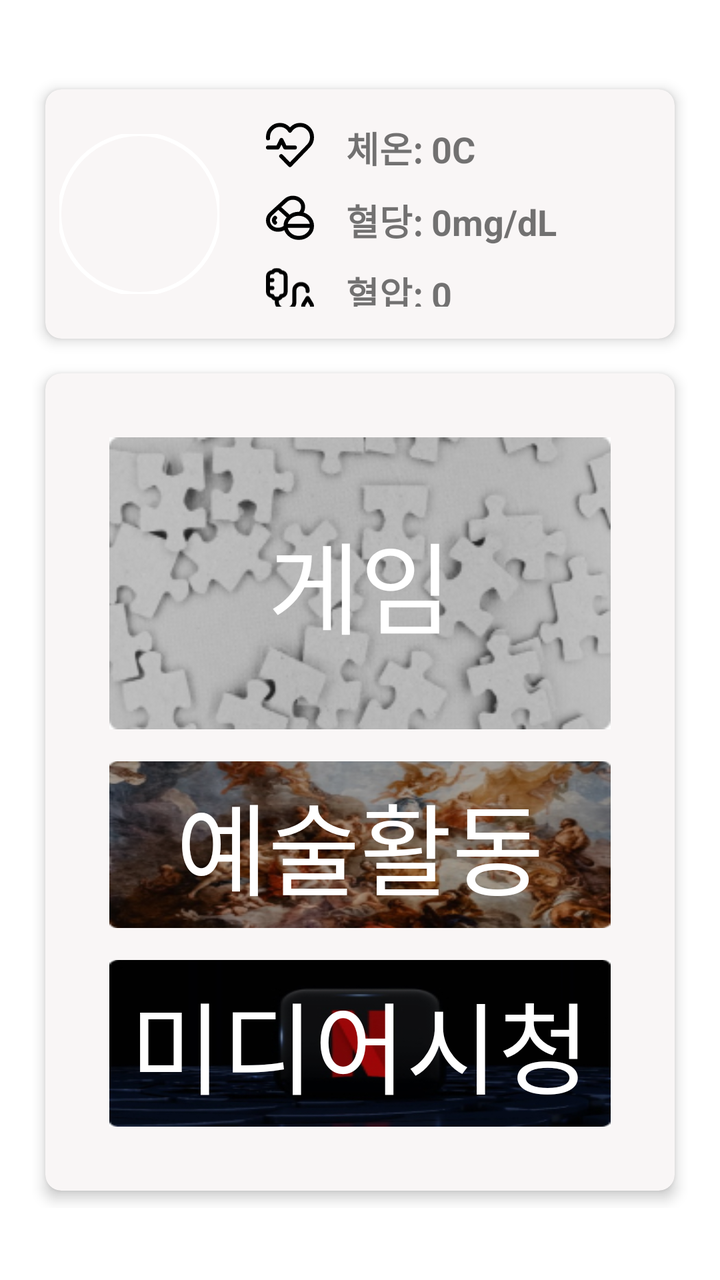
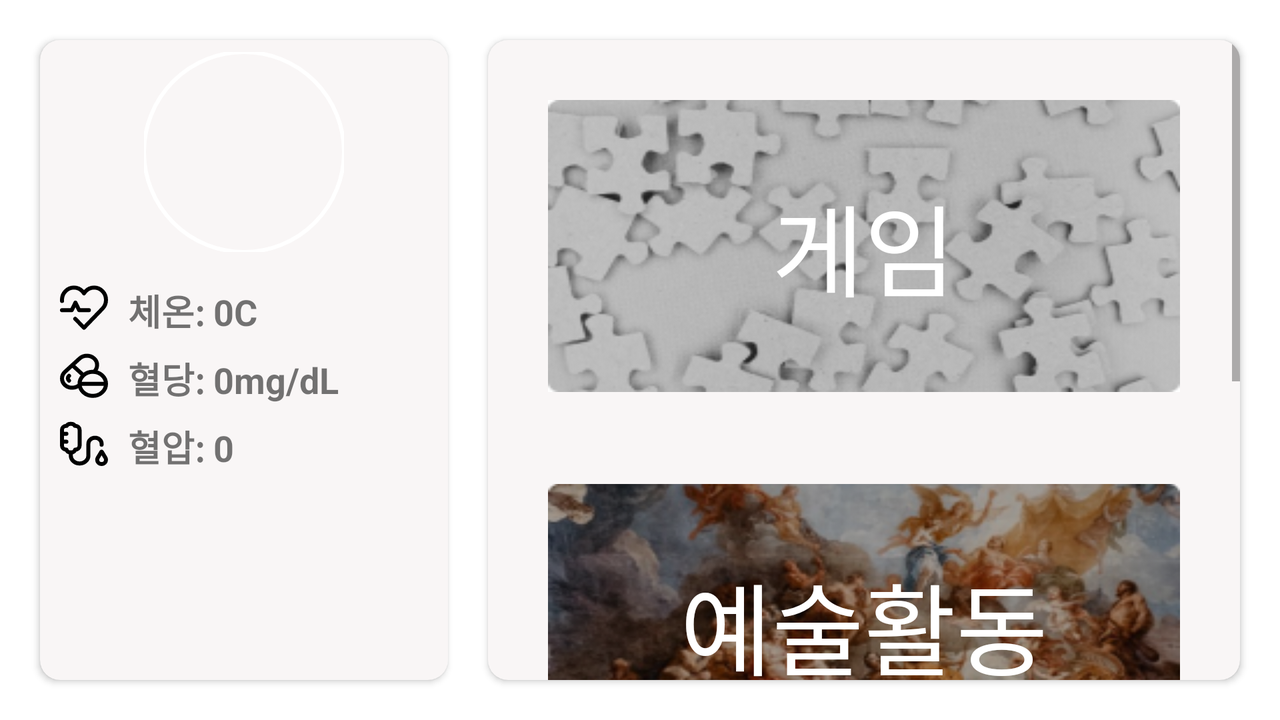

Compare how this app lays out the same screen by default and in its alternative resource folder. The renders come first, then the two layout files and the values they reference.
<!-- AndroidManifest.xml: application theme Theme.HospitalApplication -->
<!-- res/layout/activity_main.xml -->
<?xml version="1.0" encoding="utf-8"?>
<RelativeLayout xmlns:android="http://schemas.android.com/apk/res/android"
    xmlns:app="http://schemas.android.com/apk/res-auto"
    xmlns:tools="http://schemas.android.com/tools"
    android:layout_width="match_parent"
    android:layout_height="match_parent"
    tools:context=".MainActivity">

    <GridLayout
        android:layout_width="match_parent"
        android:layout_height="match_parent"
        android:columnCount="1"
        android:paddingLeft="16dp"
        android:paddingTop="36dp"
        android:paddingRight="16dp"
        android:paddingBottom="36dp"
        android:rowCount="2"

        >

        
        <androidx.cardview.widget.CardView
            android:layout_width="match_parent"
            android:layout_height="0dp"
            android:layout_rowWeight="1"
            app:cardBackgroundColor="@color/bg_primary"
            app:cardCornerRadius="8dp"
            app:cardElevation="4dp"
            app:cardUseCompatPadding="true">

            <LinearLayout
                android:id="@+id/navigation_to_ProfileEditAcv"
                android:layout_width="match_parent"
                android:layout_height="match_parent"
                android:clickable="true"
                android:foreground="?attr/selectableItemBackground"
                android:orientation="horizontal"
                android:weightSum="10">

                
                <LinearLayout
                    android:layout_width="0dp"
                    android:layout_height="match_parent"
                    android:layout_weight="3"
                    android:gravity="center">

                    <com.google.android.material.imageview.ShapeableImageView
                        android:id="@+id/profile_image"
                        android:layout_width="80dp"
                        android:layout_height="80dp"
                        android:scaleType="centerCrop"
                        android:src="@drawable/profile_img"
                        app:shapeAppearanceOverlay="@style/circular"
                        app:strokeColor="@color/white"
                        app:strokeWidth="2dp" />

                </LinearLayout>

                
                
                <LinearLayout
                    android:layout_width="0dp"
                    android:layout_height="match_parent"
                    android:layout_weight="7"
                    android:gravity="center_vertical"
                    android:orientation="vertical"
                    android:padding="16dp">

                    <LinearLayout
                        android:layout_width="match_parent"
                        android:layout_height="wrap_content"
                        android:orientation="horizontal">

                        <ImageView
                            android:layout_width="24dp"
                            android:layout_height="24dp"
                            android:layout_marginRight="16dp"
                            android:src="@drawable/heart_icon" />

                        <TextView
                            android:id="@+id/pulse_text"
                            android:layout_width="wrap_content"
                            android:layout_height="wrap_content"
                            android:text="체온: 0C "
                            android:textSize="18sp"
                            android:textStyle="bold" />
                    </LinearLayout>

                    <LinearLayout
                        android:layout_width="match_parent"
                        android:layout_height="wrap_content"
                        android:layout_marginTop="10dp"
                        android:orientation="horizontal">

                        <ImageView
                            android:layout_width="wrap_content"
                            android:layout_height="24dp"
                            android:layout_marginRight="16dp"
                            android:src="@drawable/pills_icon" />

                        <TextView
                            android:id="@+id/pills_text"
                            android:layout_width="wrap_content"
                            android:layout_height="wrap_content"
                            android:text="혈당: 0mg/dL"
                            android:textSize="18sp"
                            android:textStyle="bold" />
                    </LinearLayout>

                    <LinearLayout
                        android:layout_width="match_parent"
                        android:layout_height="wrap_content"
                        android:layout_marginTop="10dp"
                        android:orientation="horizontal">

                        <ImageView
                            android:layout_width="24dp"
                            android:layout_height="24dp"
                            android:layout_marginRight="16dp"
                            android:src="@drawable/infusion_icon" />

                        <TextView
                            android:id="@+id/infusion_text"
                            android:layout_width="wrap_content"
                            android:layout_height="wrap_content"
                            android:text="혈압: 0"
                            android:textSize="18sp"
                            android:textStyle="bold" />
                    </LinearLayout>

                </LinearLayout>

            </LinearLayout>

        </androidx.cardview.widget.CardView>


        
        <androidx.cardview.widget.CardView

            android:layout_width="match_parent"
            android:layout_height="0dp"
            android:layout_rowWeight="3"
            android:padding="36dp"
            app:cardBackgroundColor="@color/bg_primary"
            app:cardCornerRadius="8dp"
            app:cardElevation="4dp"
            app:cardUseCompatPadding="true">

            <LinearLayout
                android:layout_width="match_parent"
                android:layout_height="wrap_content"
                android:layout_margin="16dp"
                android:gravity="center"
                android:orientation="vertical"
                android:paddingLeft="16dp"
                android:paddingTop="16dp"
                android:paddingRight="16dp"
                android:paddingBottom="16dp">

                <LinearLayout
                    android:id="@+id/navigation_to_game"
                    android:layout_width="match_parent"
                    android:layout_height="wrap_content"
                    android:layout_marginBottom="16dp"
                    android:background="@drawable/game_img"
                    android:clickable="true"
                    android:foreground="?attr/selectableItemBackground"
                    android:gravity="center">

                    <TextView

                        android:layout_width="wrap_content"
                        android:layout_height="wrap_content"
                        android:text="게임"
                        android:textColor="@android:color/white"
                        android:textSize="50sp" />


                </LinearLayout>

                <LinearLayout
                    android:id="@+id/navigation_to_artAct"
                    android:layout_width="match_parent"
                    android:layout_height="wrap_content"
                    android:layout_marginBottom="16dp"
                    android:layout_weight="1"
                    android:background="@drawable/art_img"
                    android:clickable="true"
                    android:foreground="?attr/selectableItemBackground"
                    android:gravity="center">

                    <TextView
                        android:layout_width="wrap_content"
                        android:layout_height="wrap_content"
                        android:text="예술활동"
                        android:textColor="@android:color/white"
                        android:textSize="50sp" />

                </LinearLayout>

                <LinearLayout
                    android:id="@+id/navigation_to_mediaAct"
                    android:layout_width="match_parent"
                    android:layout_height="wrap_content"
                    android:layout_weight="1"
                    android:background="@drawable/media_img"
                    android:clickable="true"
                    android:foreground="?attr/selectableItemBackground"
                    android:gravity="center">

                    <TextView
                        android:layout_width="wrap_content"
                        android:layout_height="wrap_content"
                        android:text="미디어시청"
                        android:textColor="@android:color/white"
                        android:textSize="50sp" />

                </LinearLayout>

            </LinearLayout>

        </androidx.cardview.widget.CardView>


    </GridLayout>

</RelativeLayout>
<!-- resources referenced by this layout -->
<resources>
  <color name="bg_primary">#F9F6F6</color>
  <color name="white">#FFFFFFFF</color>
  <!-- drawable heart_icon (drawable) -->
  <vector xmlns:android="http://schemas.android.com/apk/res/android"
      android:width="24dp"
      android:height="23dp"
      android:viewportWidth="24"
      android:viewportHeight="23">
    <path
        android:pathData="M7.6,16.74L12,21.201L21.257,11.629C23.581,9.226 23.581,5.33 21.257,2.927C18.933,0.524 15.165,0.524 12.842,2.927C12.515,3.265 12,4.02 12,4.02C12,4.02 11.485,3.265 11.158,2.927C8.835,0.524 5.067,0.524 2.743,2.927C1.448,4.266 0.875,6.068 1.023,7.817M1,12.418H5.889L7.722,8.653L9.556,12.418H14.444"
        android:strokeLineJoin="round"
        android:strokeWidth="2"
        android:fillColor="#00000000"
        android:strokeColor="#000000"
        android:strokeLineCap="round"/>
  </vector>
  <!-- drawable infusion_icon (drawable) -->
  <vector xmlns:android="http://schemas.android.com/apk/res/android"
      android:width="24dp"
      android:height="23dp"
      android:viewportWidth="24"
      android:viewportHeight="23">
    <path
        android:pathData="M3.2,6.229H1M3.2,10.191H1M5.4,15.639V17.125C5.4,19.313 7.37,21.087 9.8,21.087C12.23,21.087 14.2,19.313 14.2,17.125V11.182C14.2,9.541 15.677,8.21 17.5,8.21C19.323,8.21 20.8,9.541 20.8,11.182V11.677M22.683,18.163L20.897,15.205C20.855,15.136 20.745,15.136 20.703,15.205L18.917,18.163C18.716,18.48 18.6,18.852 18.6,19.25C18.6,20.412 19.585,21.353 20.8,21.353C22.015,21.353 23,20.412 23,19.25C23,18.852 22.884,18.48 22.683,18.163ZM7.435,2.267H7.6C8.815,2.267 9.8,3.154 9.8,4.248V12.172C9.8,13.267 8.815,14.153 7.6,14.153H7.571C7.415,14.942 6.65,15.54 5.73,15.54H5.07C4.15,15.54 3.385,14.942 3.229,14.153H3.2C1.985,14.153 1,13.267 1,12.172V4.248C1,3.154 1.985,2.267 3.2,2.267H3.365C3.659,1.683 4.312,1.277 5.07,1.277H5.73C6.488,1.277 7.141,1.683 7.435,2.267Z"
        android:strokeLineJoin="round"
        android:strokeWidth="2"
        android:fillColor="#00000000"
        android:strokeColor="#000000"
        android:strokeLineCap="round"/>
  </vector>
  <!-- drawable pills_icon (drawable) -->
  <vector xmlns:android="http://schemas.android.com/apk/res/android"
      android:width="24dp"
      android:height="23dp"
      android:viewportWidth="24"
      android:viewportHeight="23">
    <path
        android:pathData="M6.155,5.905L2.51,9.231C0.497,11.068 0.497,14.047 2.51,15.884C4.523,17.721 7.787,17.593 9.8,15.756M6.155,5.905L9.8,2.579C11.813,0.742 15.077,0.742 17.09,2.579C19.103,4.416 19.006,7.418 16.993,9.256M6.155,5.905L11.733,10.995M9.8,15.756C9.937,17.107 10.6,18.479 11.733,19.513C14.311,21.865 18.489,21.865 21.067,19.513C23.644,17.161 23.644,13.347 21.067,10.995C19.929,9.957 18.479,9.377 16.993,9.256M9.8,15.756C9.626,14.035 10.289,12.313 11.733,10.995M16.993,9.256C15.112,9.102 13.173,9.682 11.733,10.995M4.52,11.239C3.715,11.974 3.715,12.925 4.52,13.66M9.8,15.254H23"
        android:strokeLineJoin="round"
        android:strokeWidth="2"
        android:fillColor="#00000000"
        android:strokeColor="#000000"
        android:strokeLineCap="round"/>
  </vector>
  <style name="circular">
          <item name="cornerSize">50%</item>
          <item name="borderRound">16dp</item>
      </style>
  <style name="Theme.HospitalApplication" parent="Theme.MaterialComponents.DayNight.DarkActionBar">
          
          <item name="colorPrimary">@color/purple_500</item>
          <item name="colorPrimaryVariant">@color/purple_700</item>
          <item name="colorOnPrimary">@color/white</item>
          
          <item name="colorSecondary">@color/teal_200</item>
          <item name="colorSecondaryVariant">@color/teal_700</item>
          <item name="colorOnSecondary">@color/black</item>
          
          <item name="android:statusBarColor">?attr/colorPrimaryVariant</item>
          
      </style>
  <color name="purple_500">#FF6200EE</color>
  <color name="purple_700">#FF3700B3</color>
  <color name="teal_200">#FF03DAC5</color>
  <color name="teal_700">#FF018786</color>
  <color name="black">#FF000000</color>
</resources>
<!-- res/layout-land/activity_main.xml (the repository's variant of the layout above) -->
<!-- drawn on the phone turned sideways -->
<?xml version="1.0" encoding="utf-8"?>
<androidx.constraintlayout.widget.ConstraintLayout xmlns:android="http://schemas.android.com/apk/res/android"
    xmlns:app="http://schemas.android.com/apk/res-auto"
    xmlns:tools="http://schemas.android.com/tools"
    android:layout_width="match_parent"
    android:layout_height="match_parent"
    tools:context=".MainActivity">


    <androidx.constraintlayout.widget.Guideline
        android:id="@+id/guidelineVerticalOne"
        android:layout_width="wrap_content"
        android:layout_height="wrap_content"
        android:orientation="vertical"
        app:layout_constraintGuide_percent="0.35" />

    <androidx.cardview.widget.CardView
        android:layout_width="0dp"
        android:layout_height="0dp"
        android:layout_margin="20dp"
        app:cardBackgroundColor="@color/bg_primary"
        app:cardCornerRadius="10dp"
        app:layout_constraintBottom_toBottomOf="parent"
        app:layout_constraintHorizontal_bias="0.4"
        app:layout_constraintLeft_toRightOf="@id/guidelineVerticalOne"
        app:layout_constraintRight_toRightOf="parent"
        app:layout_constraintTop_toTopOf="parent"
        app:layout_constraintVertical_bias="0.6">

        <androidx.constraintlayout.widget.ConstraintLayout
            android:layout_width="match_parent"
            android:layout_height="match_parent">


            <ScrollView
                android:layout_width="match_parent"
                android:layout_height="match_parent"
                android:orientation="vertical">

                <LinearLayout
                    android:layout_width="match_parent"
                    android:layout_height="wrap_content"
                    android:orientation="vertical">

                    <LinearLayout
                        android:id="@+id/navigation_to_game"
                        android:layout_width="match_parent"
                        android:layout_height="wrap_content"
                        android:layout_marginStart="30dp"
                        android:layout_marginTop="30dp"
                        android:layout_marginEnd="30dp"
                        android:layout_marginBottom="16dp"
                        android:background="@drawable/game_img"
                        android:clickable="true"
                        android:foreground="?attr/selectableItemBackground"
                        android:gravity="center"
                        app:layout_constraintLeft_toLeftOf="parent"
                        app:layout_constraintRight_toRightOf="parent"
                        app:layout_constraintTop_toTopOf="parent">

                        <TextView

                            android:layout_width="wrap_content"
                            android:layout_height="wrap_content"
                            android:text="게임"
                            android:textColor="@android:color/white"
                            android:textSize="50sp" />


                    </LinearLayout>

                    <LinearLayout
                        android:id="@+id/navigation_to_artAct"
                        android:layout_width="match_parent"
                        android:layout_height="wrap_content"
                        android:layout_marginStart="30dp"
                        android:layout_marginTop="30dp"
                        android:layout_marginEnd="30dp"
                        android:layout_marginBottom="16dp"
                        android:layout_weight="1"
                        android:background="@drawable/art_img"
                        android:clickable="true"
                        android:foreground="?attr/selectableItemBackground"
                        android:gravity="center">

                        <TextView
                            android:layout_width="wrap_content"
                            android:layout_height="wrap_content"
                            android:text="예술활동"
                            android:textColor="@android:color/white"
                            android:textSize="50sp" />

                    </LinearLayout>

                    <LinearLayout
                        android:layout_marginBottom="50dp"
                        android:id="@+id/navigation_to_mediaAct"
                        android:layout_width="match_parent"
                        android:layout_height="wrap_content"
                        android:layout_marginStart="30dp"
                        android:layout_marginTop="30dp"
                        android:layout_marginEnd="30dp"
                        android:layout_weight="1"
                        android:background="@drawable/media_img"
                        android:clickable="true"
                        android:foreground="?attr/selectableItemBackground"
                        android:gravity="center">

                        <TextView
                            android:layout_width="wrap_content"
                            android:layout_height="wrap_content"
                            android:text="미디어시청"
                            android:textColor="@android:color/white"
                            android:textSize="50sp" />

                    </LinearLayout>

                </LinearLayout>

            </ScrollView>

        </androidx.constraintlayout.widget.ConstraintLayout>

    </androidx.cardview.widget.CardView>

    <androidx.cardview.widget.CardView
        android:layout_width="0dp"
        android:layout_height="0dp"
        android:layout_marginStart="20dp"
        android:layout_marginTop="20dp"
        android:layout_marginBottom="20dp"
        app:cardBackgroundColor="@color/bg_primary"
        app:cardCornerRadius="10dp"
        app:layout_constraintBottom_toBottomOf="parent"
        app:layout_constraintLeft_toLeftOf="parent"
        app:layout_constraintRight_toLeftOf="@id/guidelineVerticalOne"
        app:layout_constraintTop_toTopOf="parent">

        <androidx.constraintlayout.widget.ConstraintLayout
            android:layout_width="match_parent"
            android:layout_height="match_parent">

            <com.google.android.material.imageview.ShapeableImageView
                android:id="@+id/profile_image"
                android:layout_width="100dp"
                android:layout_height="100dp"
                android:scaleType="centerCrop"
                android:src="@drawable/profile_img"
                app:layout_constraintBottom_toTopOf="@+id/guidelineHorizantalOne"
                app:layout_constraintEnd_toEndOf="parent"
                app:layout_constraintStart_toStartOf="parent"
                app:layout_constraintTop_toTopOf="parent"
                app:shapeAppearanceOverlay="@style/circular"
                app:strokeColor="@color/white"
                app:strokeWidth="2dp" />

            <androidx.constraintlayout.widget.Guideline
                android:id="@+id/guidelineHorizantalOne"
                android:layout_width="wrap_content"
                android:layout_height="wrap_content"
                android:orientation="horizontal"
                app:layout_constraintGuide_percent="0.35" />

            <ImageView
                android:id="@+id/yurak"
                android:layout_width="24dp"
                android:layout_height="24dp"
                android:layout_marginStart="10dp"
                android:layout_marginTop="10dp"
                android:layout_marginEnd="10dp"
                android:layout_marginRight="16dp"
                android:src="@drawable/heart_icon"
                app:layout_constraintLeft_toLeftOf="parent"
                app:layout_constraintTop_toBottomOf="@id/guidelineHorizantalOne" />

            <TextView
                android:id="@+id/pulse_text"
                android:layout_width="wrap_content"
                android:layout_height="wrap_content"
                android:layout_marginLeft="10dp"
                android:layout_marginTop="10dp"
                android:text="체온: 0C "
                android:textSize="18sp"
                android:textStyle="bold"
                app:layout_constraintLeft_toRightOf="@id/yurak"
                app:layout_constraintTop_toBottomOf="@id/guidelineHorizantalOne" />

            <ImageView
                android:id="@+id/koptok"
                android:layout_width="wrap_content"
                android:layout_height="24dp"
                android:layout_margin="10dp"
                android:layout_marginRight="16dp"
                android:src="@drawable/pills_icon"
                app:layout_constraintLeft_toLeftOf="parent"
                app:layout_constraintTop_toBottomOf="@id/yurak" />

            <TextView
                android:id="@+id/pills_text"
                android:layout_width="wrap_content"
                android:layout_height="wrap_content"
                android:layout_margin="10dp"
                android:text="혈당: 0mg/dL"
                android:textSize="18sp"
                android:textStyle="bold"
                app:layout_constraintLeft_toRightOf="@id/koptok"
                app:layout_constraintTop_toBottomOf="@id/yurak" />

            <ImageView
                android:id="@+id/intrument"
                android:layout_width="24dp"
                android:layout_height="24dp"
                android:layout_margin="10dp"
                android:layout_marginRight="16dp"
                android:src="@drawable/infusion_icon"
                app:layout_constraintLeft_toLeftOf="parent"
                app:layout_constraintTop_toBottomOf="@id/koptok" />

            <TextView
                android:id="@+id/infusion_text"
                android:layout_width="wrap_content"
                android:layout_height="wrap_content"
                android:layout_margin="10dp"
                android:text="혈압: 0"
                android:textSize="18sp"
                android:textStyle="bold"
                app:layout_constraintLeft_toRightOf="@id/intrument"
                app:layout_constraintTop_toBottomOf="@id/koptok" />

        </androidx.constraintlayout.widget.ConstraintLayout>

    </androidx.cardview.widget.CardView>
</androidx.constraintlayout.widget.ConstraintLayout>
